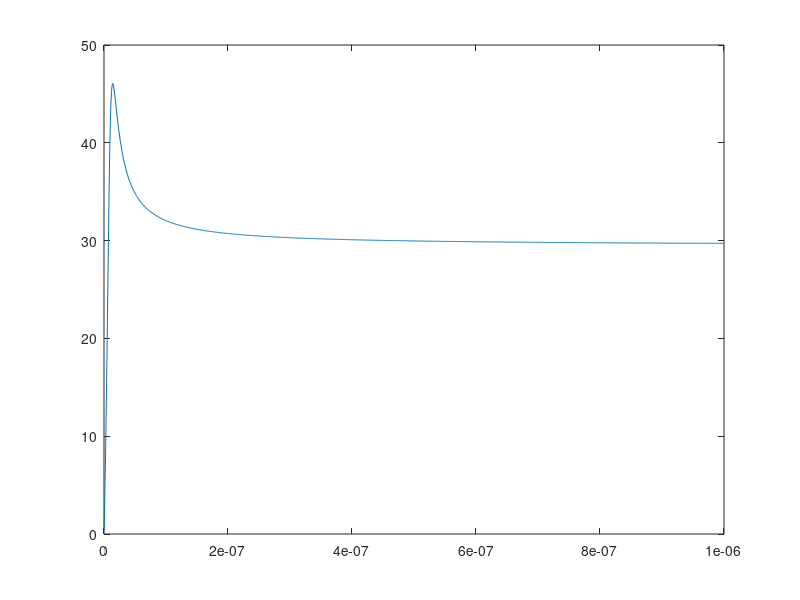
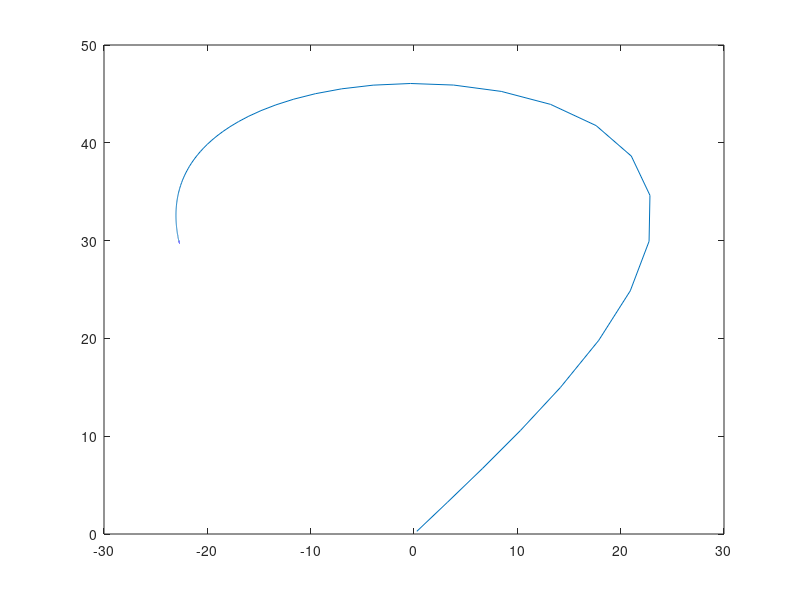

These figures' MATLAB source, in order:
clear all
close all
%https://www.allaboutcircuits.com/tools/l-match-impedance-matching-circuits/
Zan = 18.85 - i*22.65;
%Zin = 50;
%L = 1.42e-8;
L = linspace (1e-10, 1e-6, 1000);
RL = 0;
%C = 14.7e-12;
%C = linspace(0, 400e-12, 1000);
C = 100e-9;
%Ci = linspace(1, 1000, 1000);
f = 435e6;
w = 2*pi * f;
Zl = RL + i.*w.*L;
Zc = 1/(i*w*C);
Zin = Zc + Zl*Zan./(Zl+Zan)
figure
plot (L, abs(Zin))
figure
plot (imag(Zin), abs(Zin))
%figure
%plot (Ci, abs(Zin))